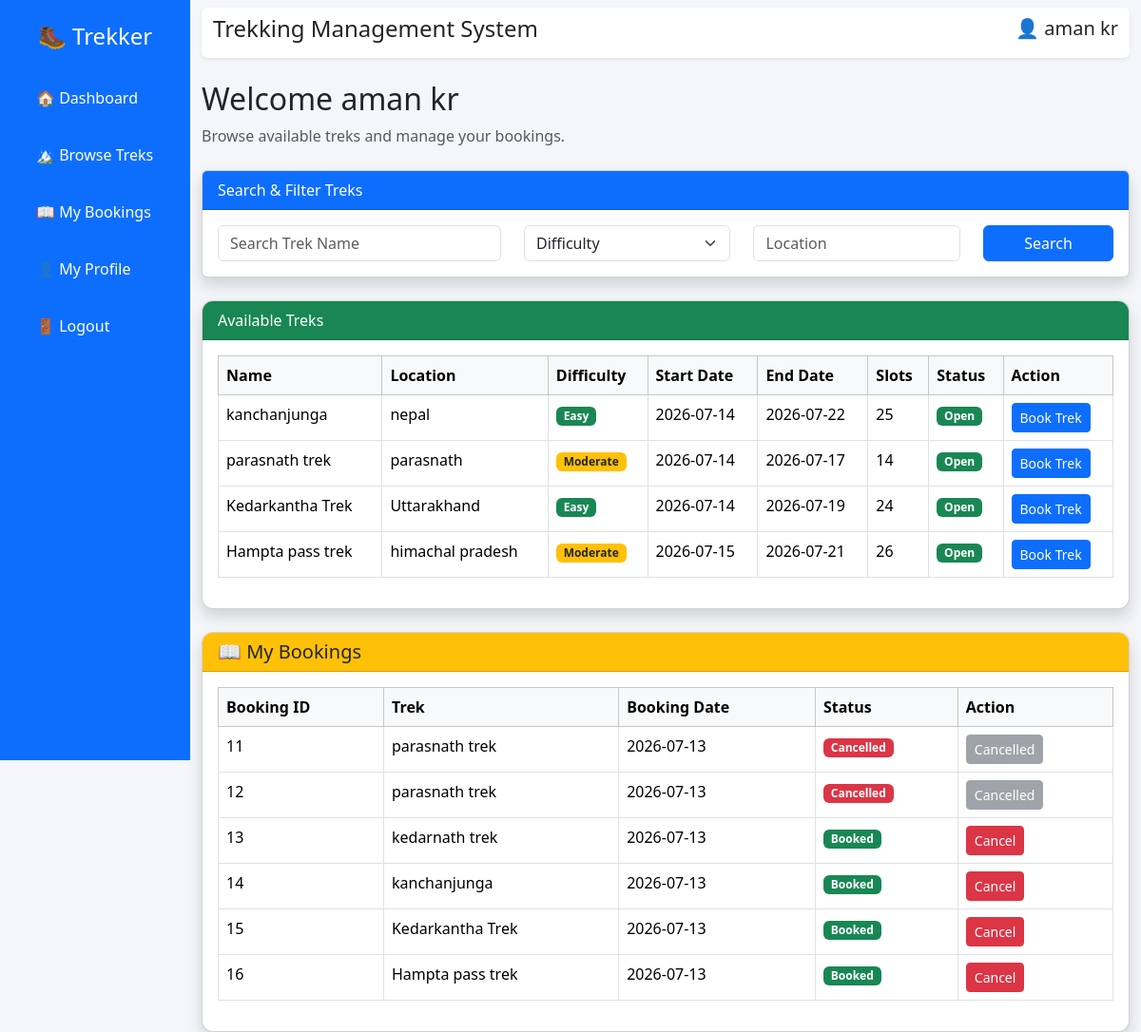
The page /user (signed in) on the database its author committed.
### models.py (models this page shows)
class Trek(db.Model):
    id = db.Column(db.Integer, primary_key=True)
    name = db.Column(db.String(200), nullable=False)
    location = db.Column(db.String(150), nullable=False)
    difficulty = db.Column(db.String(100), nullable=False)
    duration = db.Column(db.Integer, nullable=False)
    slots = db.Column(db.Integer, nullable=False)
    start_date = db.Column(db.Date, nullable=False)
    end_date = db.Column(db.Date, nullable=False)
    status = db.Column(db.String(50), nullable=False, default="Open")
    staff_id = db.Column(db.Integer, db.ForeignKey("user.id"), nullable=False)

class Booking(db.Model):
    id = db.Column(db.Integer, primary_key=True)
    user_id = db.Column(db.Integer, db.ForeignKey('user.id'), nullable=False)
    trek_id = db.Column(db.Integer, db.ForeignKey('trek.id'), nullable=False)
    booking_date = db.Column(db.Date, nullable=False)
    status = db.Column(db.String(50), nullable=False)
    user = db.relationship("User", backref="bookings")
    trek = db.relationship("Trek", backref="bookings")

### app.py (the view)
@app.route("/user")
def user_dashboard():
    if session.get("role") != "User":
        return redirect("/login")
    treks = Trek.query.filter_by(status="Open").all()
    bookings = Booking.query.filter_by(
        user_id=session["user_id"]
    ).all()
    return render_template(
        "user_dashboard.html",
        treks=treks,
        bookings=bookings
    )

### templates/user_dashboard.html (shortened to what this page needs)
<!DOCTYPE html>
<html lang="en">
<head>
    <link href="https://cdn.jsdelivr.net/npm/bootstrap@5.3.3/dist/css/bootstrap.min.css" rel="stylesheet">
</head>
<body>
<div class="container-fluid">
<div class="row">
<div class="col-md-2 sidebar p-4">
<h4 class="text-white text-center mb-4">
🥾 Trekker
</h4>
<a href="/user">
🏠 Dashboard
</a>
<a href="/view_treks">
🏔 Browse Treks
</a>
<a href="/my_bookings">
📖 My Bookings
</a>
<a href="/profile">
👤 My Profile
</a>
<a href="/logout">
🚪 Logout
</a>
</div>
<div class="col-md-10">
<nav class="navbar bg-white shadow-sm mt-2 rounded">
<div class="container-fluid">
<h4>
Trekking Management System
</h4>
<h5>
👤 {{ session["user_name"] }}
</h5>
</div>
</nav>
<div class="mt-4">
<h2>
Welcome {{ session["user_name"] }}
</h2>
<p class="text-muted">
Browse available treks and manage your bookings.
</p>
</div>
<div class="card shadow mt-4">
<div class="card-header bg-primary text-white">
Search & Filter Treks
</div>
<div class="card-body">
<form method="GET" action="/view_treks">
<div class="row">
<div class="col-md-4">
<input
type="text"
name="search"
class="form-control"
placeholder="Search Trek Name">
</div>
<div class="col-md-3">
<select
name="Difficulty"
class="form-select">
<option value="">Difficulty</option>
</select>
</div>
<div class="col-md-3">
<input
type="text"
name="location"
class="form-control"
placeholder="Location">
</div>
<div class="col-md-2">
<button
class="btn btn-primary w-100">
Search
</button>
</div>
</div>
</form>
</div>
</div>
<div class="card shadow table-card mt-4">
<div class="card-header bg-success text-white">
Available Treks
</div>
<div class="card-body">
<table class="table table-hover table-bordered">
<thead class="table-light">
<tr>
<th>Name</th>
<th>Location</th>
<th>Difficulty</th>
<th>Start Date</th>
<th>End Date</th>
<th>Slots</th>
<th>Status</th>
<th>Action</th>
</tr>
</thead>
<tbody>
{% for trek in treks %}
<tr>
    <td>{{ trek.name }}</td>
    <td>{{ trek.location }}</td>
    <td>
        {% if trek.difficulty == "Easy" %}
        <span class="badge bg-success">
            Easy
        </span>
        {% elif trek.difficulty == "Moderate" %}
        <span class="badge bg-warning text-dark">
            Moderate
        </span>
        {% else %}
        <span class="badge bg-danger">
            Hard
        </span>
        {% endif %}
    </td>
    <td>
        {{ trek.start_date }}
    </td>
    <td>
        {{ trek.end_date }}
    </td>
    <td>
        {{ trek.slots }}
    </td>
    <td>
        {% if trek.status == "Open" %}
        <span class="badge bg-success">
            Open
        </span>
        {% elif trek.status == "Closed" %}
        <span class="badge bg-danger">
            Closed
        </span>
        {% else %}
        <span class="badge bg-secondary">
            {{ trek.status }}
        </span>
        {% endif %}
    </td>
    <td>
        {% if trek.status == "Open" and trek.slots > 0 %}
        <a href="/book_trek/{{ trek.id }}"
           class="btn btn-primary btn-sm">
            Book Trek
        </a>
        {% else %}
        <button class="btn btn-secondary btn-sm" disabled>
            Not Available
        </button>
        {% endif %}
    </td>
</tr>
{% endfor %}
</tbody>
</table>
</div>
</div>
<div class="card shadow table-card mt-4">
<div class="card-header bg-warning">
<h5 class="mb-0">
📖 My Bookings
</h5>
</div>
<div class="card-body">
<table class="table table-bordered table-hover">
<thead class="table-light">
<tr>
<th>Booking ID</th>
<th>Trek</th>
<th>Booking Date</th>
<th>Status</th>
<th>Action</th>
</tr>
</thead>
<tbody>
{% for booking in bookings %}
<tr>
    <td>{{ booking.id }}</td>
    <td>{{ booking.trek.name }}</td>
    <td>{{ booking.booking_date }}</td>
    <td>
        {% if booking.status == "Booked" %}
        <span class="badge bg-success">
            Booked
        </span>
        {% elif booking.status == "Cancelled" %}
        <span class="badge bg-danger">
            Cancelled
        </span>
        {% else %}
        <span class="badge bg-secondary">
            {{ booking.status }}
        </span>
        {% endif %}
    </td>
    <td>
        {% if booking.status == "Booked" %}
        <a href="/cancel_booking/{{ booking.id }}"
           class="btn btn-danger btn-sm">
            Cancel
        </a>
        {% else %}
        <button class="btn btn-secondary btn-sm" disabled>
            Cancelled
        </button>
        {% endif %}
    </td>
</tr>
{% endfor %}
</tbody>
</table>
</div>
</div>

### templates/user_dashboard.html (style rules this page uses)
body { background:#f4f6f9; }
.sidebar { height:100vh; background:#0d6efd; }
.sidebar a { color:white; text-decoration:none; display:block; padding:14px; border-radius:8px; margin-bottom:8px; transition:.3s; }
.table-card { border-radius:12px; overflow:hidden; }

### rows shown on the page
Trek: name "kanchanjunga", location "nepal", difficulty "Easy", start_date "2026-07-14", end_date "2026-07-22", slots "25", status "Open"
Trek: name "parasnath trek", location "parasnath", difficulty "Moderate", start_date "2026-07-14", end_date "2026-07-17", slots "14", status "Open"
Trek: name "Kedarkantha Trek", location "Uttarakhand", difficulty "Easy", start_date "2026-07-14", end_date "2026-07-19", slots "24", status "Open"
Trek: name "Hampta pass trek", location "himachal pradesh", difficulty "Moderate", start_date "2026-07-15", end_date "2026-07-21", slots "26", status "Open"
Booking: id "11", trek.name "parasnath trek", booking_date "2026-07-13", status "Cancelled"
Booking: id "12", trek.name "parasnath trek", booking_date "2026-07-13", status "Cancelled"
Booking: id "13", trek.name "kedarnath trek", booking_date "2026-07-13", status "Booked"
Booking: id "14", trek.name "kanchanjunga", booking_date "2026-07-13", status "Booked"
Booking: id "15", trek.name "Kedarkantha Trek", booking_date "2026-07-13", status "Booked"
Booking: id "16", trek.name "Hampta pass trek", booking_date "2026-07-13", status "Booked"

### other values the page prints
{{ session["user_name"] }} "aman kr"
